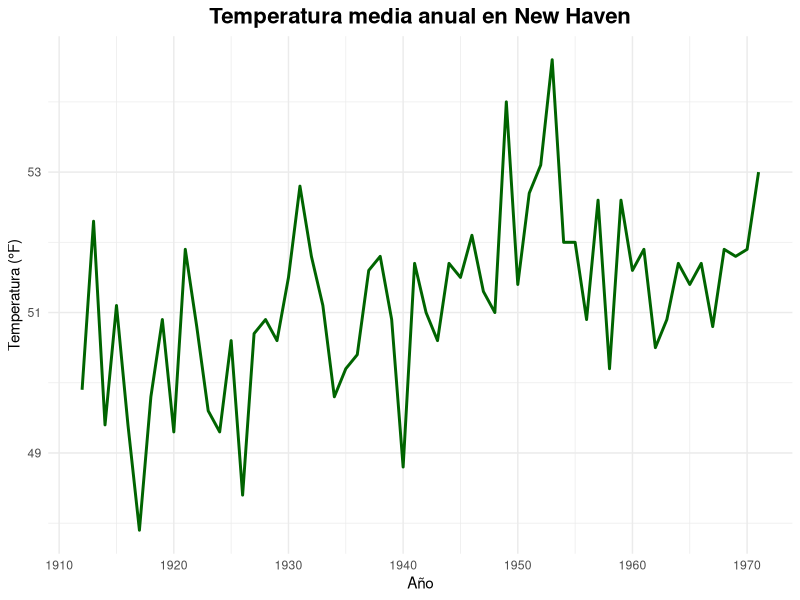
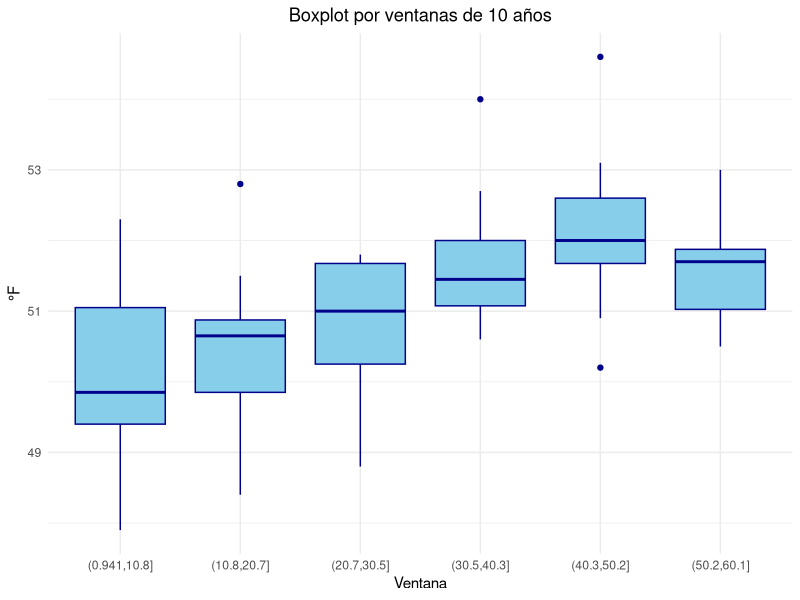
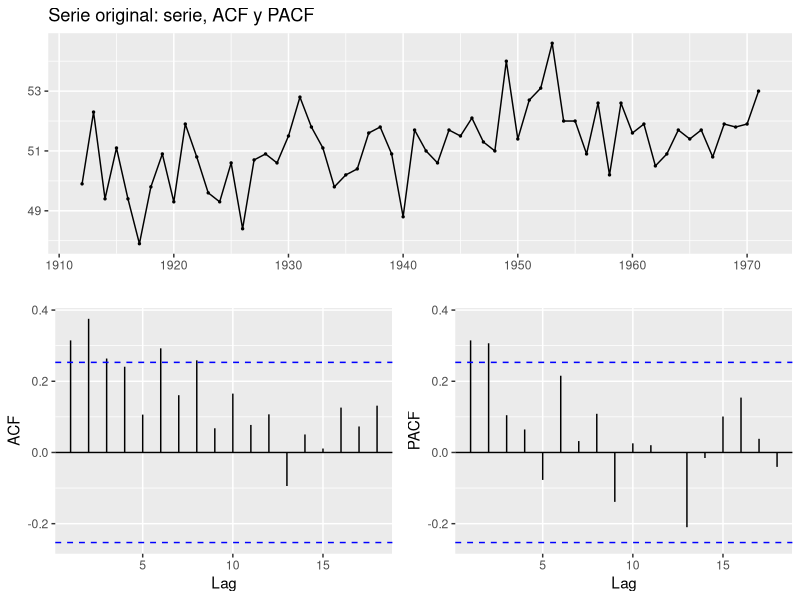
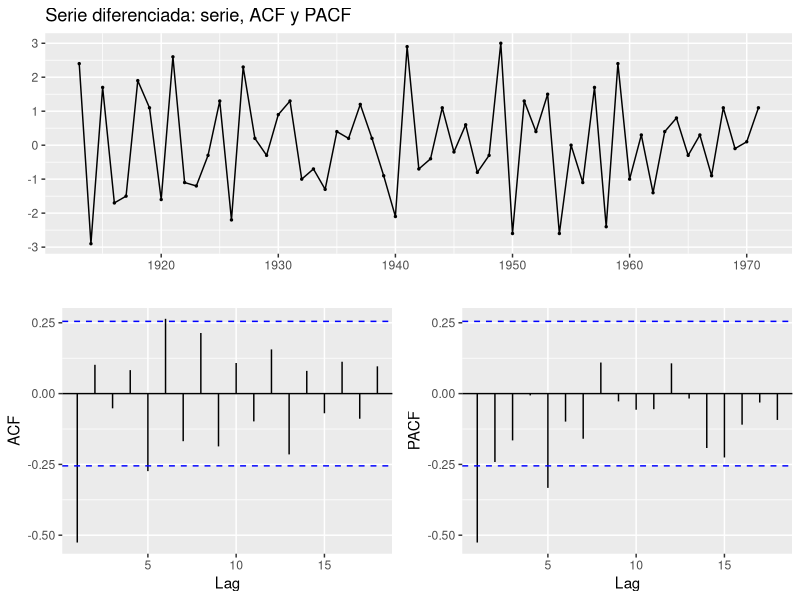
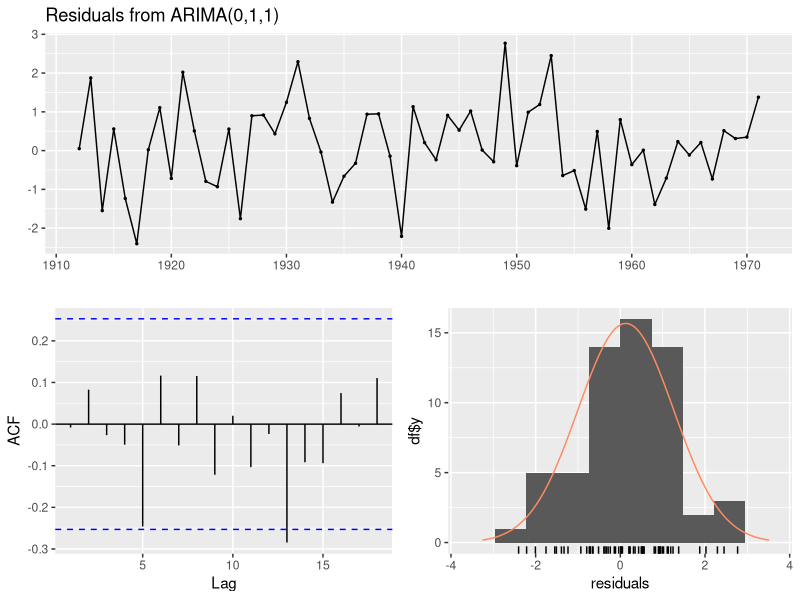
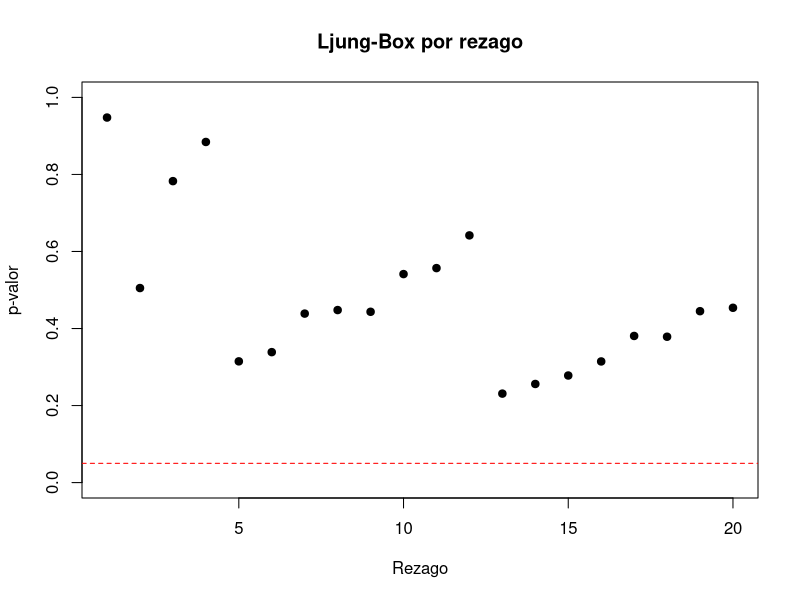
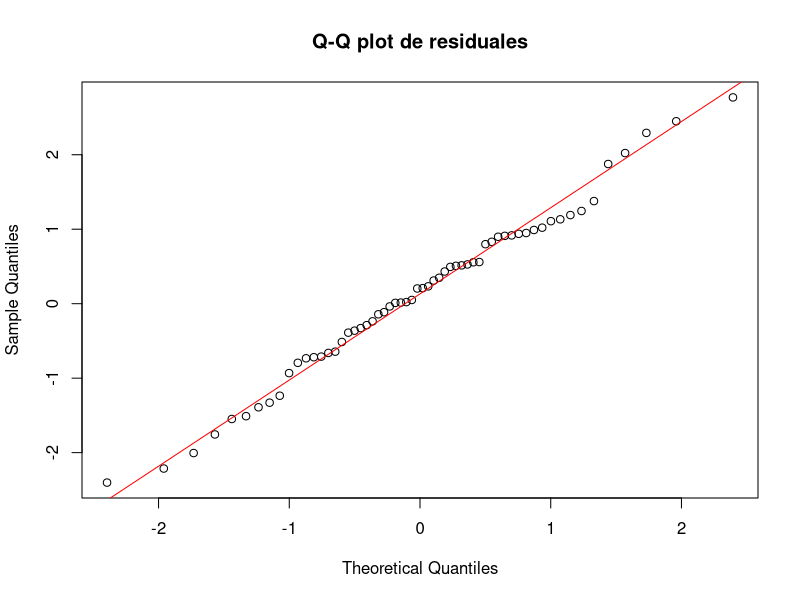
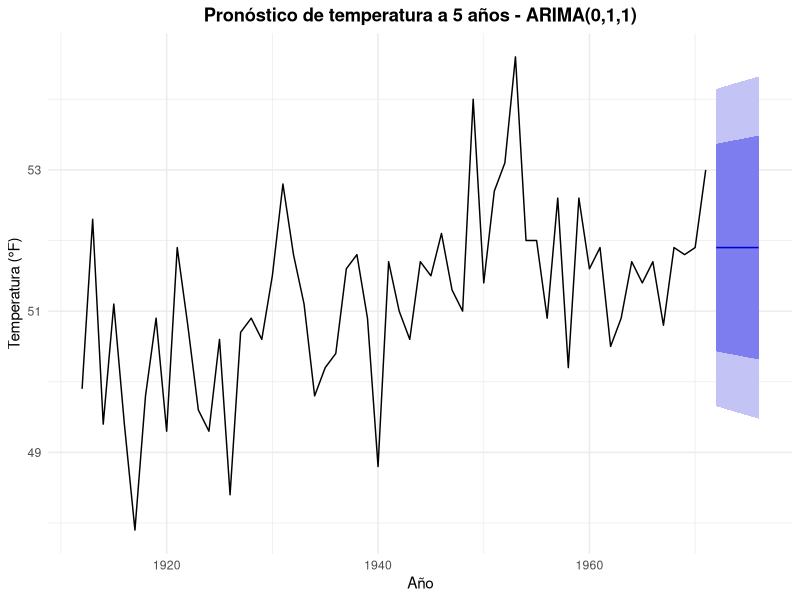

The R source for these figures, in order:
# ============================================================
# Proyecto: Pronóstico de la temperatura media anual en New Haven
# Datos: nhtemp (incluido en R) - 1912 a 1971, n = 60, frecuencia anual
# Serie sin estacionalidad -> se usa un modelo ARIMA(p,d,q)
# ============================================================

# 1. PAQUETES ---------------------------------------------------
pkgs <- c("forecast", "tseries", "nortest", "car", "ggplot2", "gridExtra")
nuevos <- pkgs[!pkgs %in% installed.packages()[, "Package"]]
if (length(nuevos)) install.packages(nuevos)
invisible(lapply(pkgs, library, character.only = TRUE))

# 2. DATOS Y EXPLORACIÓN ----------------------------------------
data(nhtemp)
class(nhtemp)
start(nhtemp); end(nhtemp); frequency(nhtemp)
paste("Número de observaciones:", length(nhtemp))
summary(nhtemp)

autoplot(nhtemp, colour = "darkgreen", size = 1) +
  labs(title = "Temperatura media anual en New Haven",
       x = "Año", y = "Temperatura (°F)") +
  theme_minimal() +
  theme(plot.title = element_text(hjust = 0.5, size = 16, face = "bold"))

# 3. HOMOGENEIDAD DE VARIANZAS (LEVENE) -------------------------
# H0: varianzas iguales entre ventanas  vs  H1: alguna es distinta
# Se dividen los 60 años en 6 ventanas de 10 años
ventanas <- cut(seq_along(nhtemp), breaks = 6)
pl <- leveneTest(as.numeric(nhtemp) ~ ventanas)
print(pl)
if (pl$`Pr(>F)`[1] < 0.05) {
  print("Se rechaza H0: varianzas diferentes (considerar Box-Cox)")
} else {
  print("No se rechaza H0: varianzas homogéneas (no se requiere Box-Cox)")
}

# Boxplot por ventanas
df_box <- data.frame(Ventana = ventanas, Temp = as.numeric(nhtemp))
ggplot(df_box, aes(x = Ventana, y = Temp)) +
  geom_boxplot(fill = "skyblue", color = "darkblue") +
  labs(title = "Boxplot por ventanas de 10 años", x = "Ventana", y = "°F") +
  theme_minimal() +
  theme(plot.title = element_text(hjust = 0.5))

# 4. ESTACIONARIEDAD (DICKEY-FULLER) ----------------------------
# H0: no estacionaria  vs  Ha: estacionaria
adf <- adf.test(nhtemp)
print(adf)
if (adf$p.value < 0.05) {
  print("La serie es estacionaria")
} else {
  print("La serie no es estacionaria")
}
ndiffs(nhtemp)   # número de diferencias sugerido

# 5. ACF Y PACF -------------------------------------------------
ggtsdisplay(nhtemp, main = "Serie original: serie, ACF y PACF")

dtemp <- diff(nhtemp)
summary(dtemp)
adf.test(dtemp)
ggtsdisplay(dtemp, main = "Serie diferenciada: serie, ACF y PACF")

# 6. SELECCIÓN DEL MODELO (AIC / BIC) ---------------------------
d <- ndiffs(nhtemp)      # se puede cambiar a mano (por ejemplo d <- 1)

buscar_arima <- function(x, pmax = 3, qmax = 3, d = 1) {
  filas <- list()
  for (p in 0:pmax) {
    for (q in 0:qmax) {
      fit <- tryCatch(Arima(x, order = c(p, d, q)), error = function(e) NULL)
      if (!is.null(fit)) {
        filas[[length(filas) + 1]] <- data.frame(
          p = p, d = d, q = q,
          AIC = fit$aic, AICc = fit$aicc, BIC = fit$bic
        )
      }
    }
  }
  tabla <- do.call(rbind, filas)
  tabla[order(tabla$BIC), ]       # ordenado por BIC (cambiar por AIC si se prefiere)
}

tabla_modelos <- buscar_arima(nhtemp, pmax = 3, qmax = 3, d = d)
print(head(tabla_modelos, 10))

# Comparación con auto.arima
mod_auto <- auto.arima(nhtemp)
print(mod_auto)

# Modelo elegido: por defecto el de menor BIC. Se puede fijar a mano:
# orden <- c(0, 1, 1)
orden <- as.numeric(tabla_modelos[1, c("p", "d", "q")])
cat("Modelo elegido: ARIMA(", paste(orden, collapse = ","), ")\n")

# 7. ESTIMACIÓN -------------------------------------------------
mod <- Arima(nhtemp, order = orden)
print(summary(mod))

# Significancia de los coeficientes (z = coef / error estándar)
coefs <- coef(mod)
ses   <- sqrt(diag(vcov(mod)))
print(data.frame(coef = coefs, se = ses, z = coefs / ses,
                 p.valor = 2 * (1 - pnorm(abs(coefs / ses)))))

# 8. DIAGNÓSTICO DE RESIDUALES ----------------------------------
res <- residuals(mod)

# Panel: residuales, ACF y histograma + prueba de Ljung-Box
checkresiduals(mod)

# Ljung-Box para varios rezagos (H0: no hay autocorrelación)
lb_pvals <- sapply(1:20, function(k) {
  Box.test(res, lag = k, type = "Ljung-Box", fitdf = min(sum(orden[c(1, 3)]), k - 1))$p.value
})
plot(1:20, lb_pvals, ylim = c(0, 1), pch = 19,
     xlab = "Rezago", ylab = "p-valor", main = "Ljung-Box por rezago")
abline(h = 0.05, col = "red", lty = 2)

# Normalidad de los residuales
shapiro.test(res)
lillie.test(res)                 # Kolmogorov-Smirnov con corrección de Lilliefors
jarque.bera.test(res)            # Jarque-Bera (paquete tseries)
qqnorm(res, main = "Q-Q plot de residuales"); qqline(res, col = "red")

# Homocedasticidad de los residuales (Levene por ventanas)
leveneTest(as.numeric(res) ~ cut(seq_along(res), breaks = 6))

# 9. PRONÓSTICO -------------------------------------------------
h <- 5   # años a pronosticar
fc <- forecast(mod, h = h, level = c(80, 95))
print(fc)

autoplot(fc) +
  labs(title = paste0("Pronóstico de temperatura a ", h, " años - ARIMA(",
                      paste(orden, collapse = ","), ")"),
       x = "Año", y = "Temperatura (°F)") +
  theme_minimal() +
  theme(plot.title = element_text(hjust = 0.5, face = "bold"))

# 10. DESEMPEÑO -------------------------------------------------
# 10.1 Trayectoria ajustada vs serie original
autoplot(nhtemp, series = "Serie original") +
  autolayer(fitted(mod), series = "Ajustado") +
  labs(title = "Serie vs. trayectoria ajustada", x = "Año", y = "°F", colour = "") +
  theme_minimal() +
  theme(legend.position = "bottom", plot.title = element_text(hjust = 0.5))

# Métricas dentro de muestra (ME, RMSE, MAE, MPE, MAPE, MASE)
print(accuracy(mod))

# 10.2 Partición entrenamiento / prueba (80% - 20%)
n <- length(nhtemp)
n_train <- round(0.80 * n)
train <- window(nhtemp, end = time(nhtemp)[n_train])
test  <- window(nhtemp, start = time(nhtemp)[n_train + 1])

mod_train <- Arima(train, order = orden)
fc_test   <- forecast(mod_train, h = length(test))

mape_test <- mean(abs((as.numeric(test) - as.numeric(fc_test$mean)) / as.numeric(test))) * 100
cat(sprintf("MAPE (prueba): %.2f%%\n", mape_test))
print(accuracy(fc_test, test))

autoplot(fc_test) +
  autolayer(test, series = "Prueba real") +
  labs(title = "Evaluación out-of-sample",
       subtitle = sprintf("MAPE (prueba): %.2f%%", mape_test),
       x = "Año", y = "°F", colour = "") +
  theme_minimal() +
  theme(legend.position = "bottom",
        plot.title = element_text(hjust = 0.5, face = "bold"),
        plot.subtitle = element_text(hjust = 0.5))

# 10.3 Validación cruzada con ventana expansiva (5 folds)
k_folds   <- 5
min_train <- floor(n * 0.50)
step      <- floor((n - min_train) / k_folds)
x <- as.numeric(nhtemp)
mapes <- numeric(k_folds)

for (i in 1:k_folds) {
  train_end <- min_train + (i - 1) * step
  test_end  <- if (i == k_folds) n else min_train + i * step
  tr <- x[1:train_end]
  te <- x[(train_end + 1):test_end]
  fit_i <- Arima(tr, order = orden)
  pr_i  <- forecast(fit_i, h = length(te))$mean
  mapes[i] <- mean(abs((te - as.numeric(pr_i)) / te)) * 100
}

print(data.frame(Fold = 1:k_folds, MAPE = round(mapes, 2)))
cat(sprintf("MAPE medio: %.2f%%  |  Desv. est.: %.2f%%\n", mean(mapes), sd(mapes)))

ggplot(data.frame(Fold = 1:k_folds, MAPE = mapes), aes(x = factor(Fold), y = MAPE)) +
  geom_col(fill = "lightblue", color = "white") +
  geom_hline(yintercept = mean(mapes), color = "firebrick", linetype = "dashed") +
  labs(title = "MAPE por fold (validación cruzada expansiva)",
       x = "Fold", y = "MAPE (%)") +
  theme_minimal() +
  theme(plot.title = element_text(hjust = 0.5, face = "bold"))
